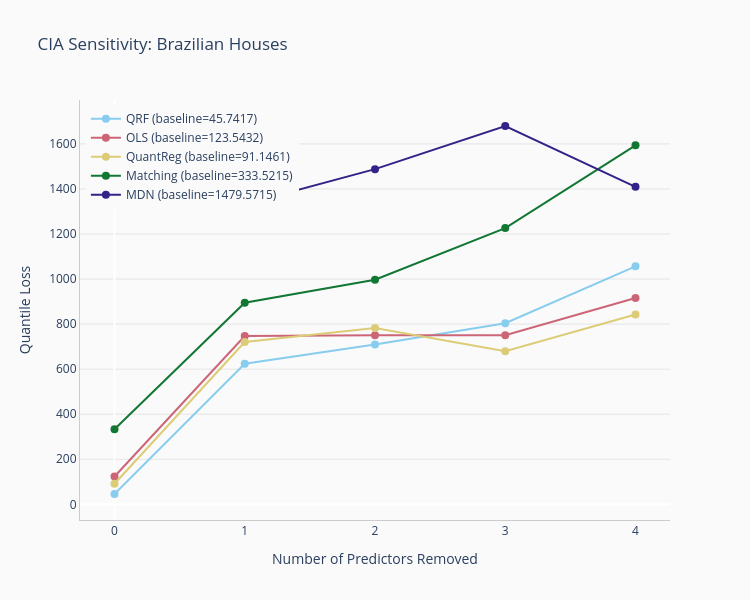

Notebook code cell kept with this figure:
### Markdown cell above
### CIA Sensitivity Analysis

Measuring sensitivity to the Conditional Independence Assumption by progressively removing predictors.

### Code cell
print("Running CIA sensitivity analysis...")
brazilian_cia_results = run_cia_analysis_for_dataset(
    data=df_brazilian,
    predictors=brazilian_predictors,
    imputed_variables=[brazilian_target],
    ordering="mutual_info",
)

# Plot degradation curves
brazilian_cia_fig = plot_cia_degradation_curves(
    brazilian_cia_results,
    title="CIA Sensitivity: Brazilian Houses"
)
brazilian_cia_fig.show()

# Display sensitivity scores
print("\nSensitivity Scores (higher = more sensitive to predictor removal):")
for method, results in brazilian_cia_results.items():
    print(f"  {method}: {results['sensitivity_score']:.3f}")

### Figure 1 — Plotly figure (JSON) as saved in the notebook; plotly's stock layout.template omitted (floating-point values rounded to 4 significant figures)
{"data": [{"line": {"color": "#88CCEE", "width": 2}, "marker": {"color": "#88CCEE", "size": 8}, "mode": "lines+markers", "name": "QRF (baseline=45.7417)", "type": "scatter", "x": [0, 1, 2, 3, 4], "y": [45.74, 623.8, 709.1, 804.1, 1057.0]}, {"line": {"color": "#CC6677", "width": 2}, "marker": {"color": "#CC6677", "size": 8}, "mode": "lines+markers", "name": "OLS (baseline=123.5432)", "type": "scatter", "x": [0, 1, 2, 3, 4], "y": [123.5, 747.0, 750.4, 751.0, 915.9]}, {"line": {"color": "#DDCC77", "width": 2}, "marker": {"color": "#DDCC77", "size": 8}, "mode": "lines+markers", "name": "QuantReg (baseline=91.1461)", "type": "scatter", "x": [0, 1, 2, 3, 4], "y": [91.15, 720.3, 783.1, 679.5, 842.4]}, {"line": {"color": "#117733", "width": 2}, "marker": {"color": "#117733", "size": 8}, "mode": "lines+markers", "name": "Matching (baseline=333.5215)", "type": "scatter", "x": [0, 1, 2, 3, 4], "y": [333.5, 894.8, 997.1, 1226.0, 1594.0]}, {"line": {"color": "#332288", "width": 2}, "marker": {"color": "#332288", "size": 8}, "mode": "lines+markers", "name": "MDN (baseline=1479.5715)", "type": "scatter", "x": [0, 1, 2, 3, 4], "y": [1480.0, 1333.0, 1488.0, 1680.0, 1409.0]}], "layout": {"height": 600, "hovermode": "x unified", "legend": {"x": 0.01, "xanchor": "left", "y": 0.99, "yanchor": "top"}, "paper_bgcolor": "#FAFAFA", "plot_bgcolor": "#FAFAFA", "title": {"text": "CIA Sensitivity: Brazilian Houses"}, "width": 750, "xaxis": {"gridcolor": "#E5E5E5", "linecolor": "#CCCCCC", "showgrid": false, "showline": true, "title": {"text": "Number of Predictors Removed"}}, "yaxis": {"gridcolor": "#E5E5E5", "linecolor": "#CCCCCC", "showgrid": true, "showline": true, "title": {"text": "Quantile Loss"}}}}
